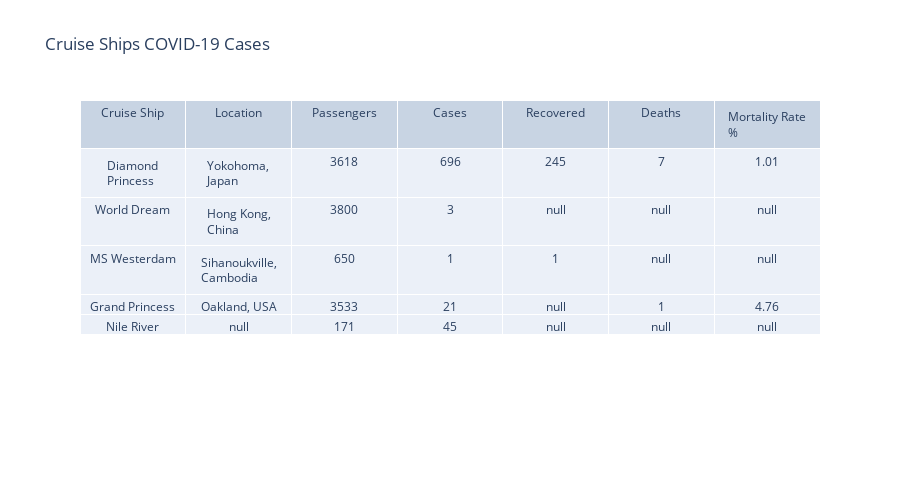

Write notebook code for a chart like this one.
### Code cell
fig = go.Figure(data=[go.Table(header=dict(values=['Cruise Ship', 'Location', 'Passengers', 'Cases', 'Recovered',
                                                  'Deaths', 'Mortality Rate %']),
                 cells=dict(values=[cruise['Cruise Ship'], cruise['Location'], cruise['Passengers'],
                                   cruise['Cases'], cruise['Recovered'], cruise['Deaths'], cruise['Mortality Rate']]))
                     ])

fig.update_layout(
    title='Cruise Ships COVID-19 Cases')
fig.update_layout(height=500)
fig.show()

### Figure 1 — Plotly figure (JSON) as saved in the notebook; plotly's stock layout.template omitted (floating-point values rounded to 4 significant figures)
{"data": [{"cells": {"values": [["Diamond Princess", "World Dream", "MS Westerdam", "Grand Princess", "Nile River"], ["Yokohoma, Japan", "Hong Kong, China", "Sihanoukville, Cambodia", "Oakland, USA", "null"], [3618, 3800, 650, 3533, 171], [696, 3, 1, 21, 45], [245, null, 1, null, null], [7, null, null, 1, null], [1.01, null, null, 4.76, null]]}, "header": {"values": ["Cruise Ship", "Location", "Passengers", "Cases", "Recovered", "Deaths", "Mortality Rate %"]}, "type": "table"}], "layout": {"height": 500, "title": {"text": "Cruise Ships COVID-19 Cases"}}}
